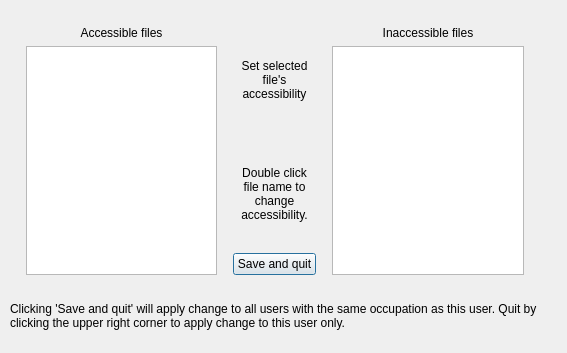
<?xml version="1.0" encoding="UTF-8"?>
<ui version="4.0">
 <class>file_manip</class>
 <widget class="QDialog" name="file_manip">
  <property name="geometry">
   <rect>
    <x>0</x>
    <y>0</y>
    <width>567</width>
    <height>353</height>
   </rect>
  </property>
  <property name="windowTitle">
   <string>file_manip</string>
  </property>
  <widget class="QWidget" name="horizontalLayoutWidget">
   <property name="geometry">
    <rect>
     <x>10</x>
     <y>10</y>
     <width>530</width>
     <height>281</height>
    </rect>
   </property>
   <layout class="QHBoxLayout" name="horizontalLayout">
    <item>
     <layout class="QVBoxLayout" name="verticalLayout_2">
      <property name="leftMargin">
       <number>5</number>
      </property>
      <property name="topMargin">
       <number>5</number>
      </property>
      <property name="rightMargin">
       <number>5</number>
      </property>
      <property name="bottomMargin">
       <number>5</number>
      </property>
      <item>
       <widget class="QLabel" name="label_2">
        <property name="text">
         <string>Accessible files</string>
        </property>
        <property name="alignment">
         <set>Qt::AlignCenter</set>
        </property>
       </widget>
      </item>
      <item>
       <widget class="QListWidget" name="left_list"/>
      </item>
     </layout>
    </item>
    <item>
     <layout class="QVBoxLayout" name="verticalLayout">
      <property name="leftMargin">
       <number>5</number>
      </property>
      <property name="topMargin">
       <number>5</number>
      </property>
      <property name="rightMargin">
       <number>5</number>
      </property>
      <property name="bottomMargin">
       <number>5</number>
      </property>
      <item>
       <widget class="QLabel" name="label">
        <property name="text">
         <string>Set selected file's accessibility</string>
        </property>
        <property name="alignment">
         <set>Qt::AlignCenter</set>
        </property>
        <property name="wordWrap">
         <bool>true</bool>
        </property>
       </widget>
      </item>
      <item>
       <widget class="QLabel" name="label_4">
        <property name="text">
         <string>Double click file name to change accessibility.</string>
        </property>
        <property name="textFormat">
         <enum>Qt::AutoText</enum>
        </property>
        <property name="alignment">
         <set>Qt::AlignCenter</set>
        </property>
        <property name="wordWrap">
         <bool>true</bool>
        </property>
       </widget>
      </item>
      <item>
       <widget class="QPushButton" name="btn_save">
        <property name="text">
         <string>Save and quit</string>
        </property>
       </widget>
      </item>
     </layout>
    </item>
    <item>
     <layout class="QVBoxLayout" name="verticalLayout_3">
      <property name="leftMargin">
       <number>5</number>
      </property>
      <property name="topMargin">
       <number>5</number>
      </property>
      <property name="rightMargin">
       <number>5</number>
      </property>
      <property name="bottomMargin">
       <number>5</number>
      </property>
      <item>
       <widget class="QLabel" name="label_3">
        <property name="text">
         <string>Inaccessible files</string>
        </property>
        <property name="alignment">
         <set>Qt::AlignCenter</set>
        </property>
       </widget>
      </item>
      <item>
       <widget class="QListWidget" name="right_list"/>
      </item>
     </layout>
    </item>
   </layout>
  </widget>
  <widget class="QLabel" name="label_5">
   <property name="geometry">
    <rect>
     <x>10</x>
     <y>300</y>
     <width>531</width>
     <height>31</height>
    </rect>
   </property>
   <property name="text">
    <string>Clicking 'Save and quit' will apply change to all users with the same occupation as this user. Quit by clicking the upper right corner to apply change to this user only.</string>
   </property>
   <property name="scaledContents">
    <bool>false</bool>
   </property>
   <property name="wordWrap">
    <bool>true</bool>
   </property>
  </widget>
 </widget>
 <layoutdefault spacing="6" margin="11"/>
 <resources/>
 <connections>
  <connection>
   <sender>left_list</sender>
   <signal>itemDoubleClicked(QListWidgetItem*)</signal>
   <receiver>file_manip</receiver>
   <slot>move_file_right()</slot>
   <hints>
    <hint type="sourcelabel">
     <x>200</x>
     <y>278</y>
    </hint>
    <hint type="destinationlabel">
     <x>219</x>
     <y>295</y>
    </hint>
   </hints>
  </connection>
  <connection>
   <sender>right_list</sender>
   <signal>itemDoubleClicked(QListWidgetItem*)</signal>
   <receiver>file_manip</receiver>
   <slot>move_file_left()</slot>
   <hints>
    <hint type="sourcelabel">
     <x>434</x>
     <y>266</y>
    </hint>
    <hint type="destinationlabel">
     <x>434</x>
     <y>310</y>
    </hint>
   </hints>
  </connection>
  <connection>
   <sender>btn_save</sender>
   <signal>clicked()</signal>
   <receiver>file_manip</receiver>
   <slot>write_and_close()</slot>
   <hints>
    <hint type="sourcelabel">
     <x>288</x>
     <y>277</y>
    </hint>
    <hint type="destinationlabel">
     <x>305</x>
     <y>307</y>
    </hint>
   </hints>
  </connection>
 </connections>
 <slots>
  <slot>move_file_right()</slot>
  <slot>move_file_left()</slot>
  <slot>write_and_close()</slot>
 </slots>
</ui>
